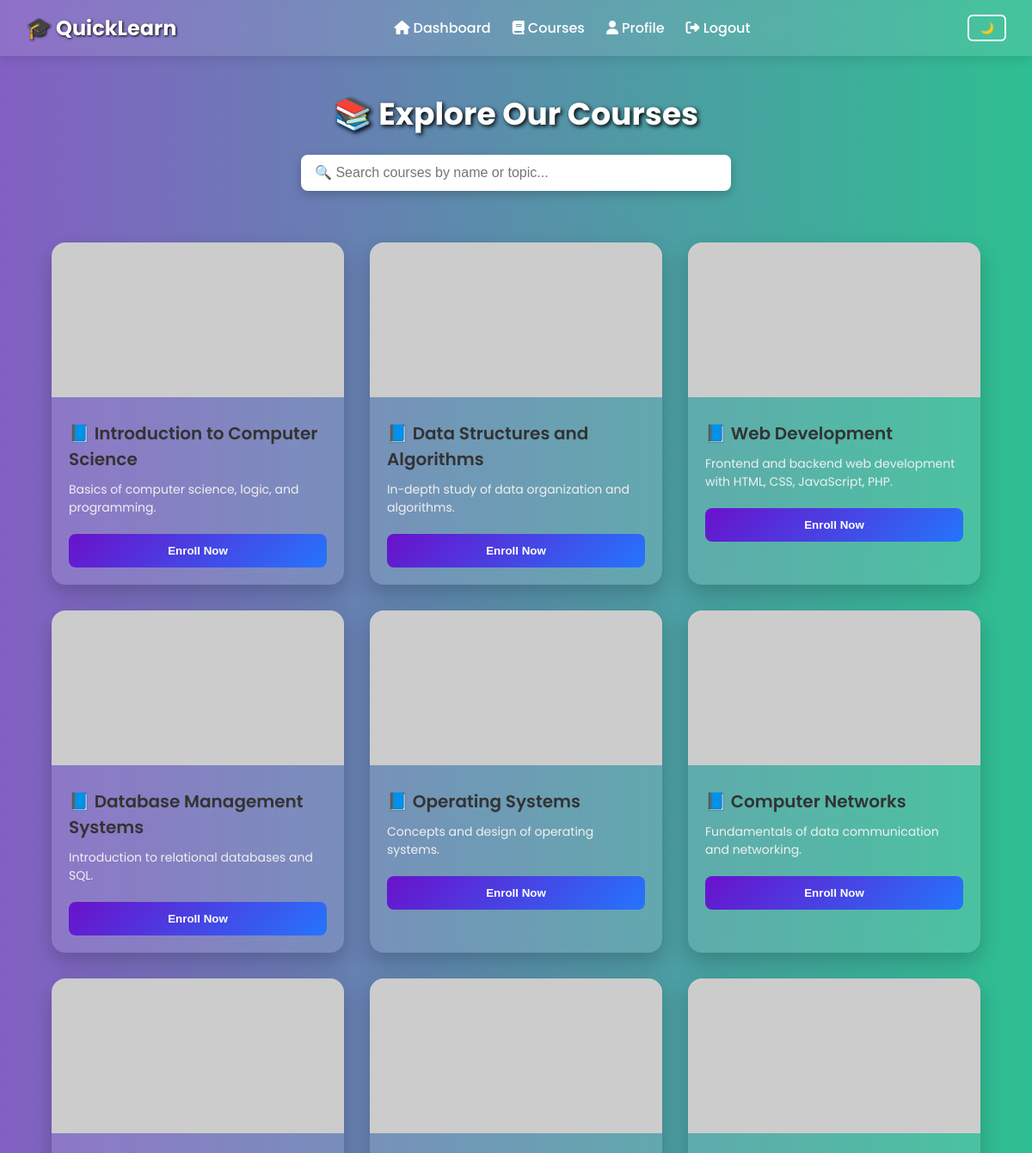
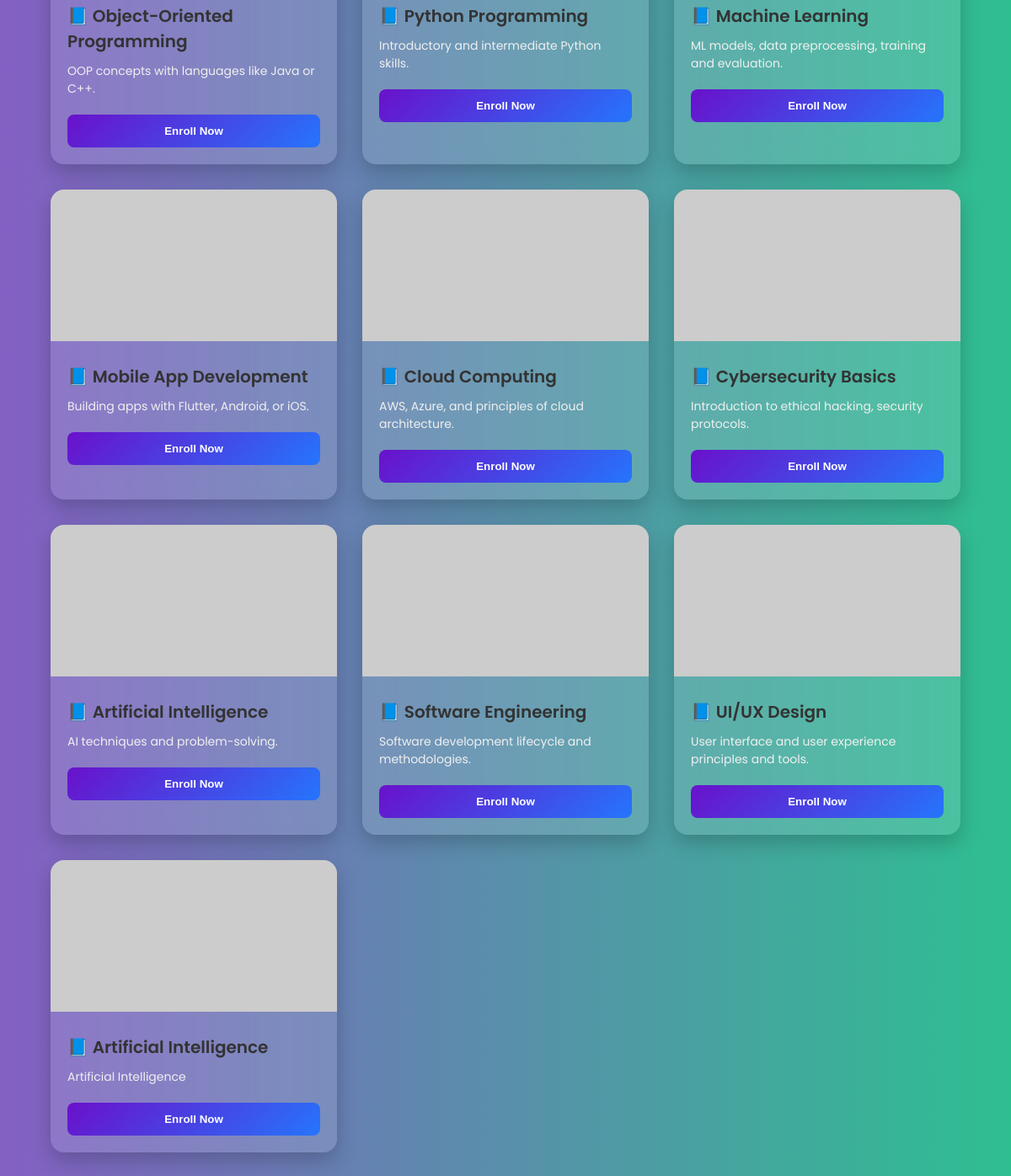
/courses.php, run on the app's committed database (2 pictures, top to bottom).
### tables this page shows
CREATE TABLE `courses` (
  `id` int(11) NOT NULL,
  `course_name` varchar(100) NOT NULL,
  `description` text DEFAULT NULL,
  `created_at` timestamp NOT NULL DEFAULT current_timestamp()
);

### courses.php (the view, shortened to what this page needs)
<!DOCTYPE html>
<html lang="en">
<head>
</head>
<body>
  <nav class="navbar">
    <div class="logo">🎓 QuickLearn</div>
    <ul class="nav-links">
      <li><a href="home.html"><i class="fas fa-home"></i> Dashboard</a></li>
      <li><a href="courses.php"><i class="fas fa-book"></i> Courses</a></li>
      <li><a href="profile.php"><i class="fas fa-user"></i> Profile</a></li>
      <li><a href="logout.php" onclick="return confirm('Are you sure you want to logout?')"><i class="fas fa-sign-out-alt"></i> Logout</a></li>
    </ul>
    <button class="toggle-mode" onclick="toggleMode()">🌙 </button>
  </nav>
  <div class="header">
    <h1>📚 Explore Our Courses</h1>
  </div>
  <div class="search-bar">
    <input type="text" id="searchInput" placeholder="🔍 Search courses by name or topic...">
  </div>
  <div class="course-container">
    <?php
    $conn = mysqli_connect("localhost", "root", "", "students_db");
    $query = "SELECT * FROM courses";
    $result = mysqli_query($conn, $query);
    if (mysqli_num_rows($result) > 0) {
      while ($row = mysqli_fetch_assoc($result)) {
        $title = htmlspecialchars($row['course_name']);
        $desc = htmlspecialchars($row['description']);
        $image = !empty($row['image']) ? "uploads/" . $row['image'] : "https://via.placeholder.com/600x300?text=No+Image";
        echo "
        <div class='course-card'>
          <img src='$image' alt='Course Image' class='course-image' onerror=\"this.onerror=null;this.src='https://via.placeholder.com/600x300?text=No+Image';\">
          <div class='course-content'>
            <div class='course-title'>📘 $title</div>
            <div class='course-description'>$desc</div>
            <form method='post' action='enroll.php'>
              <input type='hidden' name='course' value='$title'>
              <button type='submit' class='enroll-btn'>Enroll Now</button>
            </form>
          </div>
        </div>";
      }
    } else {
      echo "<p style='color:white;text-align:center;font-size:18px;'>❌ No courses found.</p>";
    }
    ?>
  </div>
</body>
</html>

### courses.php (style rules this page uses)
:root { --light-bg: #f4f4f4; --dark-bg: #1e1e2f; --light-text: #333; --dark-text: #f5f5f5; --accent: #2575fc; --gradient: linear-gradient(to right, #8360c3, #2ebf91); }
* { margin: 0; padding: 0; box-sizing: border-box; }
body { font-family: 'Poppins', sans-serif; background: var(--gradient); color: var(--light-text); min-height: 100vh; }
.navbar { display: flex; justify-content: space-between; align-items: center; padding: 15px 30px; background: rgba(255,255,255,0.1); backdrop-filter: blur(10px); position: sticky; top: 0; z-index: 1000; box-shadow: 0 4px 12px rgba(0,0,0,0.1); }
.logo { font-size: 24px; font-weight: bold; color: #fff; text-shadow: 1px 1px 3px #000; }
.nav-links { list-style: none; display: flex; gap: 25px; }
.nav-links a { color: #fff; text-decoration: none; font-weight: 500; transition: color 0.3s; }
.toggle-mode { background: none; border: 2px solid #fff; padding: 6px 12px; color: #fff; border-radius: 6px; cursor: pointer; font-weight: 500; transition: 0.3s; }
.header { text-align: center; margin: 40px 20px 10px; }
.header h1 { font-size: 36px; color: #fff; text-shadow: 2px 2px 5px #000; }
.search-bar { text-align: center; margin: 20px auto; }
.search-bar input { width: 60%; max-width: 500px; padding: 12px 16px; border-radius: 8px; border: none; font-size: 16px; outline: none; box-shadow: 0 4px 12px rgba(0,0,0,0.2); }
.course-container { display: grid; grid-template-columns: repeat(auto-fit, minmax(300px, 1fr)); gap: 30px; padding: 40px 60px; }
.course-card { background: rgba(255, 255, 255, 0.12); backdrop-filter: blur(15px); border-radius: 16px; overflow: hidden; box-shadow: 0 10px 25px rgba(0, 0, 0, 0.2); transition: transform 0.3s ease, box-shadow 0.3s ease; }
.course-image { width: 100%; height: 180px; object-fit: cover; }
.course-content { padding: 20px; }
.course-title { font-size: 20px; font-weight: 600; margin-bottom: 10px; }
.course-description { font-size: 14px; line-height: 1.5; color: #f0f0f0; margin-bottom: 20px; }
.enroll-btn { width: 100%; padding: 12px; border: none; border-radius: 8px; font-weight: bold; cursor: pointer; background: linear-gradient(135deg, #6a11cb, #2575fc); color: #fff; transition: background 0.3s; }

### data on the page
courses: course_name "Introduction to Computer Science", description "Basics of computer science, logic, and programming."
courses: course_name "Data Structures and Algorithms", description "In-depth study of data organization and algorithms."
courses: course_name "Web Development", description "Frontend and backend web development with HTML, CSS, JavaScript, PHP."
courses: course_name "Database Management Systems", description "Introduction to relational databases and SQL."
courses: course_name "Operating Systems", description "Concepts and design of operating systems."
courses: course_name "Computer Networks", description "Fundamentals of data communication and networking."
courses: course_name "Object-Oriented Programming", description "OOP concepts with languages like Java or C++."
courses: course_name "Python Programming", description "Introductory and intermediate Python skills."
courses: course_name "Machine Learning", description "ML models, data preprocessing, training and evaluation."
courses: course_name "Mobile App Development", description "Building apps with Flutter, Android, or iOS."
courses: course_name "Cloud Computing", description "AWS, Azure, and principles of cloud architecture."
courses: course_name "Cybersecurity Basics", description "Introduction to ethical hacking, security protocols."
courses: course_name "Artificial Intelligence", description "AI techniques and problem-solving."
courses: course_name "Software Engineering", description "Software development lifecycle and methodologies."
courses: course_name "UI/UX Design", description "User interface and user experience principles and tools."
courses: course_name "Artificial Intelligence", description "Artificial Intelligence"
